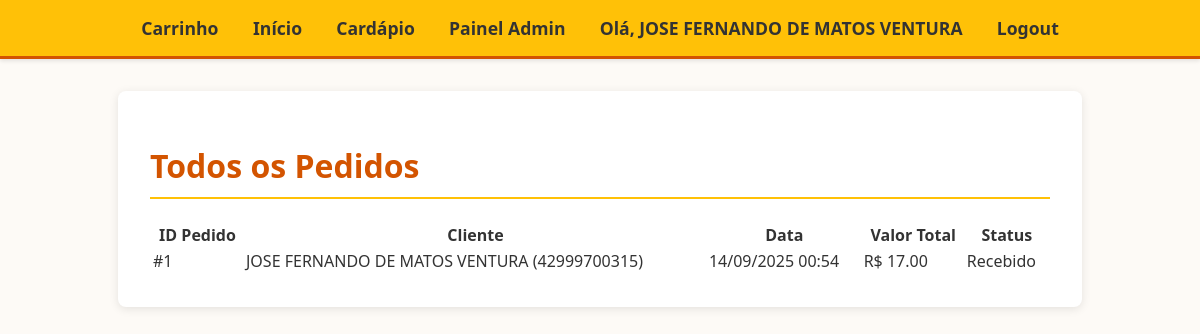
Page /admin/pedidos (signed in) on the committed database.
### app.py (models this page shows, shortened)
class Cliente(db.Model):
    id = db.Column(db.Integer, primary_key=True)
    nome = db.Column(db.String(100), nullable=False)
    telefone = db.Column(db.String(20), nullable=False, unique=True)
    endereco = db.Column(db.String(200), nullable=False)
    senha_hash = db.Column(db.String(128), nullable=False) # NOVO CAMPO
    is_admin = db.Column(db.Boolean, default=False) # NOVO CAMPO
    consentimento_lgpd = db.Column(db.Boolean, nullable=False, default=False)
    data_cadastro = db.Column(db.DateTime, default=datetime.datetime.utcnow)
    pedidos = db.relationship('Pedido', backref='cliente', lazy=True)

class Pedido(db.Model):
    id = db.Column(db.Integer, primary_key=True)
    cliente_id = db.Column(db.Integer, db.ForeignKey('cliente.id'), nullable=False)
    data_pedido = db.Column(db.DateTime, default=datetime.datetime.utcnow)
    valor_total = db.Column(db.Float, nullable=False)
    status = db.Column(db.String(50), default="Pendente")

### app.py (the view)
@app.route('/admin/pedidos')
@login_required
@admin_required
def admin_pedidos():
    pedidos = Pedido.query.order_by(Pedido.data_pedido.desc()).all()
    return render_template('admin/pedidos.html', pedidos=pedidos)

### app.py (called while the page is built)
def admin_required(f):
    @wraps(f)
    def decorated_function(*args, **kwargs):
        if not session.get('is_admin'):
            flash('Acesso restrito a administradores.', 'error')
            return redirect(url_for('index'))
        return f(*args, **kwargs)
    return decorated_function

def login_required(f):
    @wraps(f)
    def decorated_function(*args, **kwargs):
        if 'cliente_id' not in session:
            flash('Você precisa estar logado para acessar esta página.', 'warning')
            return redirect(url_for('login'))
        return f(*args, **kwargs)
    return decorated_function

### templates/admin/pedidos.html
{% extends "base.html" %}
{% block content %}
<h1>Todos os Pedidos</h1>
<table style="width: 100%;">
    <thead>
        <tr>
            <th>ID Pedido</th>
            <th>Cliente</th>
            <th>Data</th>
            <th>Valor Total</th>
            <th>Status</th>
        </tr>
    </thead>
    <tbody>
        {% for pedido in pedidos %}
        <tr>
            <td>#{{ pedido.id }}</td>
            <td>{{ pedido.cliente.nome }} ({{ pedido.cliente.telefone }})</td>
            <td>{{ pedido.data_pedido.strftime('%d/%m/%Y %H:%M') }}</td>
            <td>R$ {{ "%.2f"|format(pedido.valor_total) }}</td>
            <td>{{ pedido.status }}</td>
        </tr>
        {% endfor %}
    </tbody>
</table>
{% endblock %}

### templates/base.html (shortened to what this page needs)
<!DOCTYPE html>
<html lang="pt-br">
<head>
    <link rel="stylesheet" href="{{ url_for('static', filename='css/style.css') }}">
</head>
<body>
    <nav>
        <a href="{{ url_for('ver_carrinho') }}">
            Carrinho
        </a>
        <a href="{{ url_for('index') }}">Início</a>
        <a href="{{ url_for('cardapio') }}">Cardápio</a>
        {% if 'cliente_id' in session %}
            {% if session['is_admin'] %}
                <a href="{{ url_for('admin_dashboard') }}">Painel Admin</a>
            {% endif %}
            <a href="#">Olá, {{ session['cliente_nome'] }}</a>
            <a href="{{ url_for('logout') }}">Logout</a>
        {% else %}
            <a href="{{ url_for('cadastro') }}">Cadastre-se</a>
            <a href="{{ url_for('login') }}">Login</a>
        {% endif %}
    </nav>
    <div class="container">
        {% block content %}{% endblock %}
    </div>
</body>
</html>

### static/css/style.css (style rules this page uses)
body { font-family: 'Segoe UI', Tahoma, Geneva, Verdana, sans-serif; margin: 0; padding: 0; background-color: #fdfaf6; color: #333; }
nav { background-color: #ffc107; padding: 1rem; text-align: center; box-shadow: 0 2px 4px rgba(0,0,0,0.1); border-bottom: 3px solid #d35400; }
nav a { color: #333; text-decoration: none; margin: 0 15px; font-weight: bold; font-size: 1.1em; transition: color 0.3s; }
.container { max-width: 900px; margin: 2rem auto; padding: 2rem; background-color: #ffffff; border-radius: 8px; box-shadow: 0 2px 10px rgba(0,0,0,0.1); }
h1, h2 { color: #d35400; border-bottom: 2px solid #ffc107; padding-bottom: 10px; }

### rows in the picture
Cliente: cliente_nome "JOSE FERNANDO DE MATOS VENTURA"
Pedido: id "1", cliente.nome "JOSE FERNANDO DE MATOS VENTURA", cliente.telefone "42999700315", data_pedido "14/09/2025 00:54", valor_total "17.00", status "Recebido"
